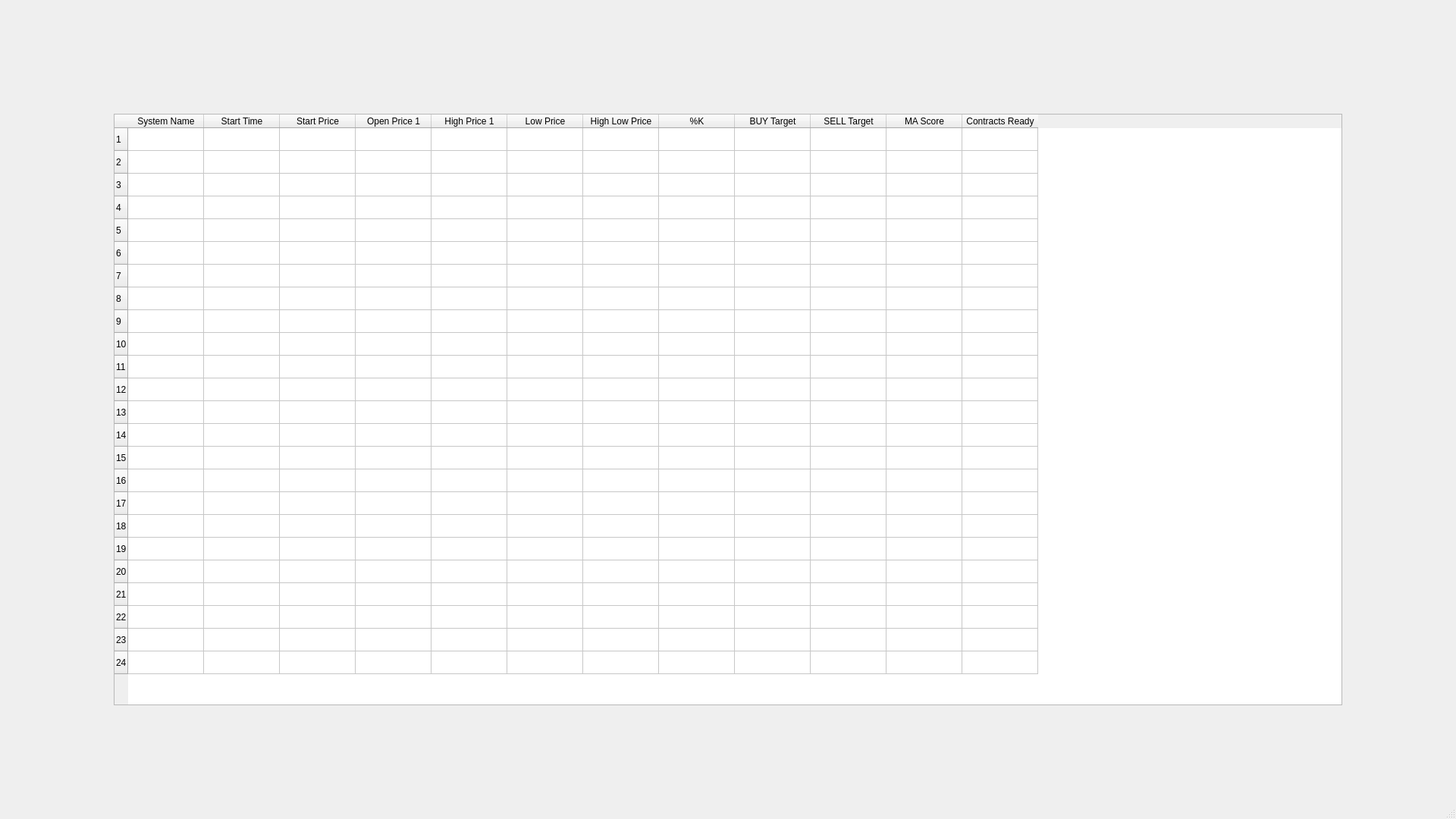
<?xml version="1.0" encoding="UTF-8"?>
<ui version="4.0">
 <class>MainWindow</class>
 <widget class="QMainWindow" name="MainWindow">
  <property name="geometry">
   <rect>
    <x>0</x>
    <y>0</y>
    <width>1920</width>
    <height>1080</height>
   </rect>
  </property>
  <property name="windowTitle">
   <string>MainWindow</string>
  </property>
  <widget class="QWidget" name="centralwidget">
   <widget class="QTableWidget" name="tableWidget2">
    <property name="geometry">
     <rect>
      <x>150</x>
      <y>150</y>
      <width>1620</width>
      <height>780</height>
     </rect>
    </property>
    <property name="rowCount">
     <number>24</number>
    </property>
    <row/>
    <row/>
    <row/>
    <row/>
    <row/>
    <row/>
    <row/>
    <row/>
    <row/>
    <row/>
    <row/>
    <row/>
    <row/>
    <row/>
    <row/>
    <row/>
    <row/>
    <row/>
    <row/>
    <row/>
    <row/>
    <row/>
    <row/>
    <row/>
    <column>
     <property name="text">
      <string>System Name</string>
     </property>
    </column>
    <column>
     <property name="text">
      <string>Start Time</string>
     </property>
    </column>
    <column>
     <property name="text">
      <string>Start Price</string>
     </property>
    </column>
    <column>
     <property name="text">
      <string>Open Price 1</string>
     </property>
    </column>
    <column>
     <property name="text">
      <string>High Price 1</string>
     </property>
    </column>
    <column>
     <property name="text">
      <string>Low Price</string>
     </property>
    </column>
    <column>
     <property name="text">
      <string>High Low Price</string>
     </property>
    </column>
    <column>
     <property name="text">
      <string>%K</string>
     </property>
    </column>
    <column>
     <property name="text">
      <string>BUY Target</string>
     </property>
    </column>
    <column>
     <property name="text">
      <string>SELL Target</string>
     </property>
    </column>
    <column>
     <property name="text">
      <string>MA Score</string>
     </property>
    </column>
    <column>
     <property name="text">
      <string>Contracts Ready</string>
     </property>
    </column>
   </widget>
  </widget>
  <widget class="QMenuBar" name="menubar">
   <property name="geometry">
    <rect>
     <x>0</x>
     <y>0</y>
     <width>1920</width>
     <height>26</height>
    </rect>
   </property>
  </widget>
  <widget class="QStatusBar" name="statusbar"/>
 </widget>
 <resources/>
 <connections/>
</ui>
